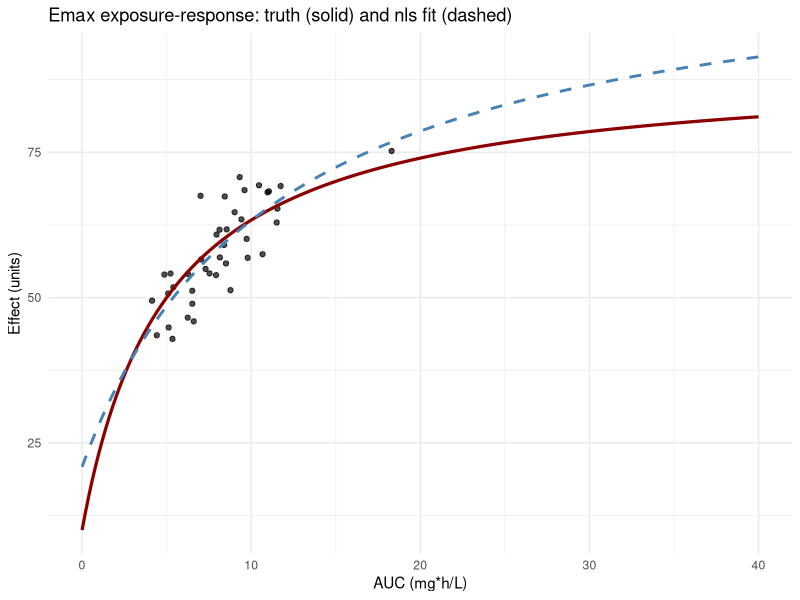

Reproduce this figure in R.
# Exposure–Response Relationships
# Extracted executable R code from 33-exposure-response.qmd
# Generated by scripts/extract_code.R — do not edit by hand.
# Regenerate: Rscript scripts/extract_code.R   (book repo)
#             Rscript scripts/extract_code.R --standalone   (bundle)
# Working directory: run from the repository root (data/ paths are relative).

# ----------------------------------------------------------------------
# Section: Simulating and Plotting $E_{\max}$
# ----------------------------------------------------------------------
set.seed(20260731)
library(dplyr)
library(ggplot2)

E0 <- 10
Emax <- 80
EC50 <- 5

emax_fn <- function(C, E0, Emax, EC50) {
  E0 + Emax * C / (EC50 + C)
}

C_grid <- seq(0, 40, length.out = 200)
curve_df <- tibble(C = C_grid, E = emax_fn(C, E0, Emax, EC50))

# Simulated trial subjects
n <- 40
subj <- tibble(
  ID = 1:n,
  AUC = rlnorm(n, log(8), 0.35)
) |>
  mutate(
    E_true = emax_fn(AUC, E0, Emax, EC50),
    E_obs = E_true + rnorm(n, 0, 5)
  )

fit_nls <- nls(
  E_obs ~ E0_hat + Emax_hat * AUC / (EC50_hat + AUC),
  data = subj,
  start = list(E0_hat = 10, Emax_hat = 80, EC50_hat = 5)
)
fit_coef <- coef(fit_nls)
fit_df <- tibble(
  C = C_grid,
  E = emax_fn(C_grid, fit_coef[["E0_hat"]], fit_coef[["Emax_hat"]],
              fit_coef[["EC50_hat"]])
)

ggplot(subj, aes(AUC, E_obs)) +
  geom_point(alpha = 0.7) +
  geom_line(data = curve_df, aes(C, E), linewidth = 1.1, color = "darkred",
            inherit.aes = FALSE) +
  geom_line(data = fit_df, aes(C, E), linewidth = 1, color = "steelblue",
            linetype = 2, inherit.aes = FALSE) +
  labs(x = "AUC (mg*h/L)", y = "Effect (units)",
       title = "Emax exposure-response: truth (solid) and nls fit (dashed)") +
  theme_minimal()
